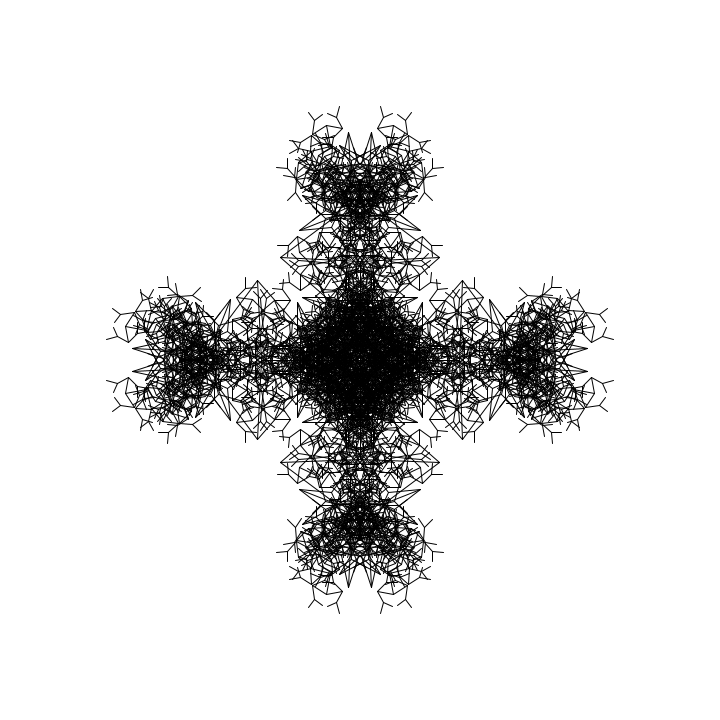
Frame 1 (no input)
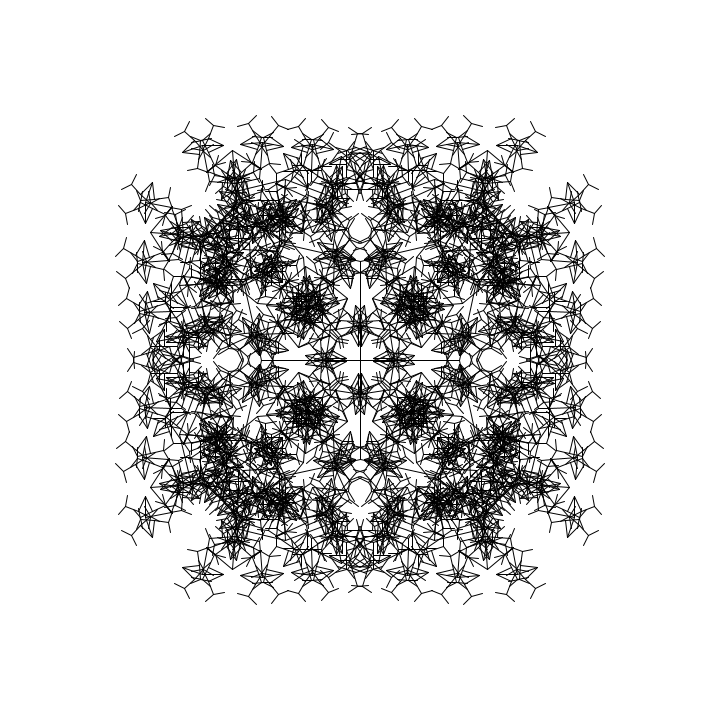
Frame 60 (the mouse pressed at the canvas centre just before this capture)
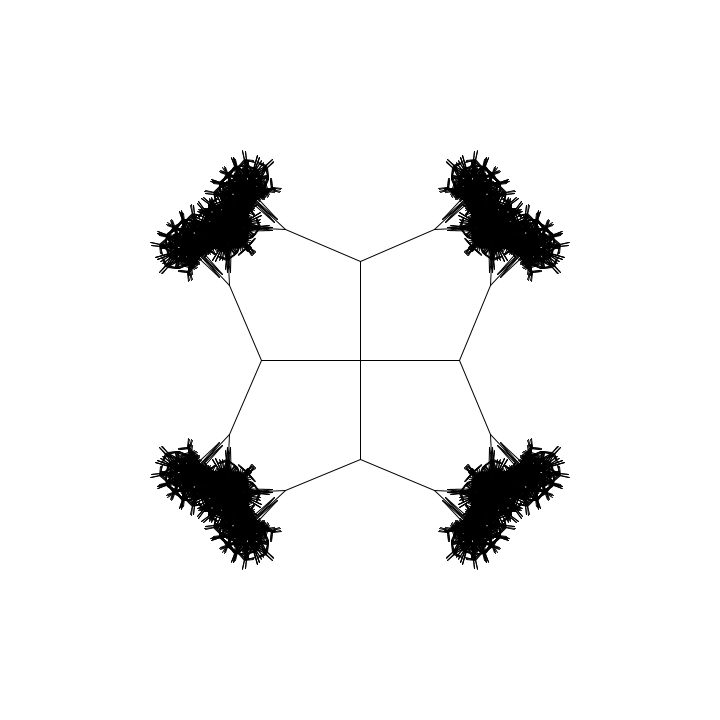
Frame 120 (the mouse held since frame 60 and released just before this capture)

The Processing sketch that drew these frames (run headless with seeded random() and noise(); from frame 60 on, the mouse is pressed at the canvas centre):

// Processing sketch: bit2atom_20210217b_iterativeTree14
// ── bit2atom_20210217b_iterativeTree14.pde
float t, r;
void setup() {
  size(720, 720);
}
void draw() {
  background(-1);
  t+=.003;
  for (r=0; r++<4; )f(360, 360, r*PI/2, 99, sin(t)*5);
}
void f(float x, float y, float r, float d, float a) {
  if (d>9) {
    line(x, y, x+=cos(r)*d, y+=sin(r)*d);
    f(x, y, r+d+t, d*.8+a, a/2);
    f(x, y, r-d-t, d*.8+a, a/2);
  }
}
